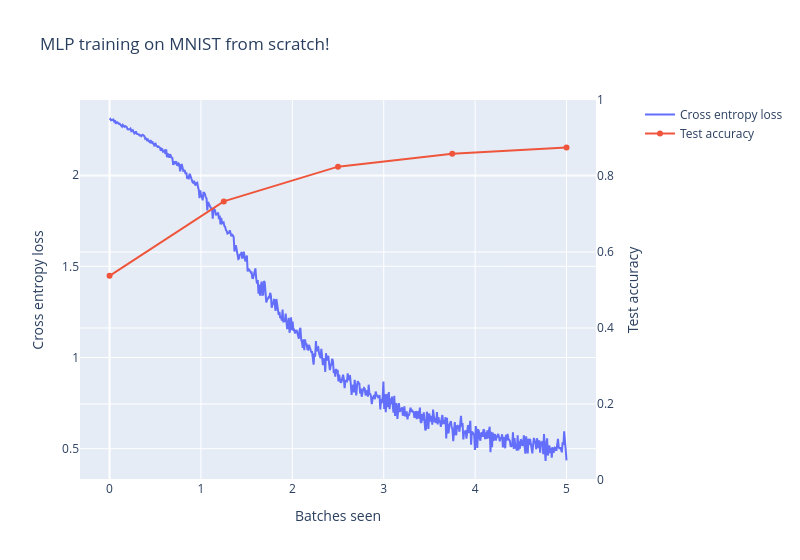

The cell this chart's notebook holds for it:
### Code cell
line(
    [train_loss_list, test_accuracy_list],
    x_max=num_epochs,
    yaxis2_range=[0, 1],
    use_secondary_yaxis=True,
    labels={"x": "Batches seen", "y1": "Cross entropy loss", "y2": "Test accuracy"},
    title="MLP training on MNIST from scratch!",
    width=800,
)

### Figure 1 — Plotly figure (JSON) as saved in the notebook; plotly's stock layout.template omitted (floating-point values rounded to 4 significant figures; data arrays with more than 128 entries replaced by an {"elided": "..."} marker saying what was removed)
{"data": [{"name": "Cross entropy loss", "type": "scatter", "x": {"elided": "590 float values"}, "xaxis": "x", "y": {"elided": "590 float values"}, "yaxis": "y"}, {"name": "Test accuracy", "type": "scatter", "x": [0.0, 1.25, 2.5, 3.75, 5.0], "xaxis": "x", "y": [0.5374, 0.7332, 0.8246, 0.8583, 0.8747], "yaxis": "y2"}], "layout": {"hovermode": "x unified", "title": {"text": "MLP training on MNIST from scratch!"}, "width": 800, "xaxis": {"anchor": "y", "domain": [0, 0.94], "title": {"text": "Batches seen"}}, "yaxis": {"anchor": "x", "domain": [0, 1], "title": {"text": "Cross entropy loss"}}, "yaxis2": {"anchor": "x", "overlaying": "y", "range": [0, 1], "side": "right", "title": {"text": "Test accuracy"}}}}
